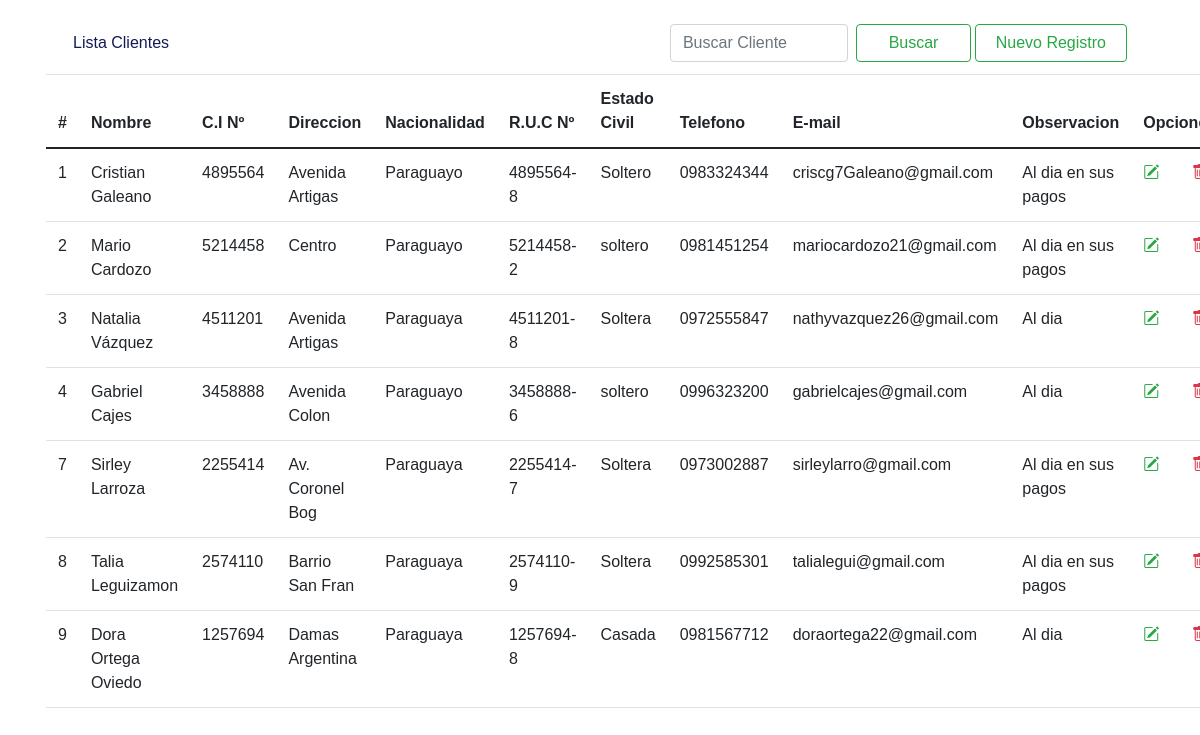
The page / on the database its author committed.
### tables this page shows
CREATE TABLE `cliente` (
  `id` int(11) NOT NULL,
  `nombre` varchar(30) NOT NULL,
  `ci` varchar(20) NOT NULL,
  `direccion` varchar(15) NOT NULL,
  `nacionalidad` varchar(20) NOT NULL,
  `ruc` varchar(30) NOT NULL,
  `estado_civil` varchar(20) NOT NULL,
  `telefono` varchar(30) NOT NULL,
  `correo` varchar(80) NOT NULL,
  `observacion` varchar(300) NOT NULL
);

### index.php (the view, shortened to what this page needs)
<?php include 'template/header.php' ?>
<?php
    include_once "controlador/retornar_conexion.php";
    $sentencia = $bd -> query("select * from cliente");
    $cliente = $sentencia->fetchAll(PDO::FETCH_OBJ);
?>
<link rel="stylesheet" href="https://stackpath.bootstrapcdn.com/bootstrap/4.3.1/css/bootstrap.min.css"
>
   <link rel="stylesheet" href="css/estilo.css">
<div class="container mt-3">
    <div class="row justify-content-center">
        <div>
            <div >
                <nav class="navbar bg-light">
                    <div class="container-fluid">
                        <a>Lista Clientes</a>
                        <form class="d-flex" role="search">
                            <input class="form-control me-2" type="search" placeholder="Buscar Cliente" aria-label="Buscar">
                            <button class="btn btn-outline-success col-md-3 me-1" type="submit">Buscar</button>
                            <button class="btn btn-outline-success col-md-4" type="submit">Nuevo Registro</button>
                        </form>
                    </div>
                </nav>
                <div class="p-1">
                    <table class="table align-middle">
                        <thead>
                            <tr>
                                <th scope="col">#</th>
                                <th scope="col">Nombre</th>
                                <th scope="col">C.I Nº</th>
                                <th scope="col">Direccion</th>
                                <th scope="col">Nacionalidad</th>
                                <th scope="col">R.U.C Nº</th>
                                <th scope="col">Estado Civil</th>
                                <th scope="col">Telefono</th>
                                <th scope="col">E-mail</th>
                                <th scope="col">Observacion</th>
                                <th scope="col" colspan="10">Opciones</th>
                            </tr>
                        </thead>
                        <tbody>
                            <?php
                                foreach($cliente as $dato){
                            ?>
                            <tr>
                                <td scope="row"><?php echo $dato->id; ?></td>
                                <td><?php echo $dato->nombre; ?></td>
                                <td><?php echo $dato->ci; ?></td>
                                <td><?php echo $dato->direccion; ?></td>
                                <td><?php echo $dato->nacionalidad; ?></td>
                                <td><?php echo $dato->ruc; ?></td>
                                <td><?php echo $dato->estado_civil; ?></td>
                                <td><?php echo $dato->telefono; ?></td>
                                <td><?php echo $dato->correo; ?></td>
                                <td><?php echo $dato->observacion; ?></td>
                                <td><a class="text-success" href="editar.php?id=<?php echo $dato->id; ?>"><i class="bi bi-pencil-square"></i></a></td>
                                <td><a onclick="return confirm('Estas seguro de eliminar?');" class="text-danger" href="eliminar.php?id=<?php echo $dato->id; ?>"><i class="bi bi-trash"></i></a></td>
                            </tr>
                            <?php
                                }
                            ?>
                        </tbody>
                    </table>
                </div>
            </div>
        </div>
   </div>
</div>

### template/header.php (shortened to what this page needs)
<!doctype html>
<html lang="es">
  <head>
    <link rel="stylesheet" href="https://cdn.jsdelivr.net/npm/bootstrap@5.0.2/dist/css/bootstrap.min.css">
    <link rel="stylesheet" href="https://cdn.jsdelivr.net/npm/bootstrap-icons@1.5.0/font/bootstrap-icons.css">
  </head>
  <body>
  </body>
 </html>

### css/estilo.css (style rules this page uses)
:root { --primary: #111B54; --light: #ffffff; --grey: #efefef; }
body { overflow: hidden; font-family: 'Muli', sans-serif; font-weight: 300; color: var(--primary); }
.bg-light { background-color: var(--light) !important; }

### rows shown on the page
cliente: id "1", nombre "Cristian Galeano", ci "4895564", direccion "Avenida Artigas", nacionalidad "Paraguayo", ruc "4895564-8", estado_civil "Soltero", telefono "0983324344", correo "criscg7Galeano@gmail.com", observacion "Al dia en sus pagos"
cliente: id "2", nombre "Mario Cardozo", ci "5214458", direccion "Centro", nacionalidad "Paraguayo", ruc "5214458-2", estado_civil "soltero", telefono "0981451254", correo "mariocardozo21@gmail.com", observacion "Al dia en sus pagos"
cliente: id "3", nombre "Natalia Vázquez", ci "4511201", direccion "Avenida Artigas", nacionalidad "Paraguaya", ruc "4511201-8", estado_civil "Soltera", telefono "0972555847", correo "nathyvazquez26@gmail.com", observacion "Al dia"
cliente: id "4", nombre "Gabriel Cajes", ci "3458888", direccion "Avenida Colon", nacionalidad "Paraguayo", ruc "3458888-6", estado_civil "soltero", telefono "0996323200", correo "gabrielcajes@gmail.com", observacion "Al dia"
cliente: id "7", nombre "Sirley Larroza", ci "2255414", direccion "Av. Coronel Bog", nacionalidad "Paraguaya", ruc "2255414-7", estado_civil "Soltera", telefono "0973002887", correo "sirleylarro@gmail.com", observacion "Al dia en sus pagos"
cliente: id "8", nombre "Talia Leguizamon", ci "2574110", direccion "Barrio San Fran", nacionalidad "Paraguaya", ruc "2574110-9", estado_civil "Soltera", telefono "0992585301", correo "talialegui@gmail.com", observacion "Al dia en sus pagos"
cliente: id "9", nombre "Dora Ortega Oviedo", ci "1257694", direccion "Damas Argentina", nacionalidad "Paraguaya", ruc "1257694-8", estado_civil "Casada", telefono "0981567712", correo "doraortega22@gmail.com", observacion "Al dia"
